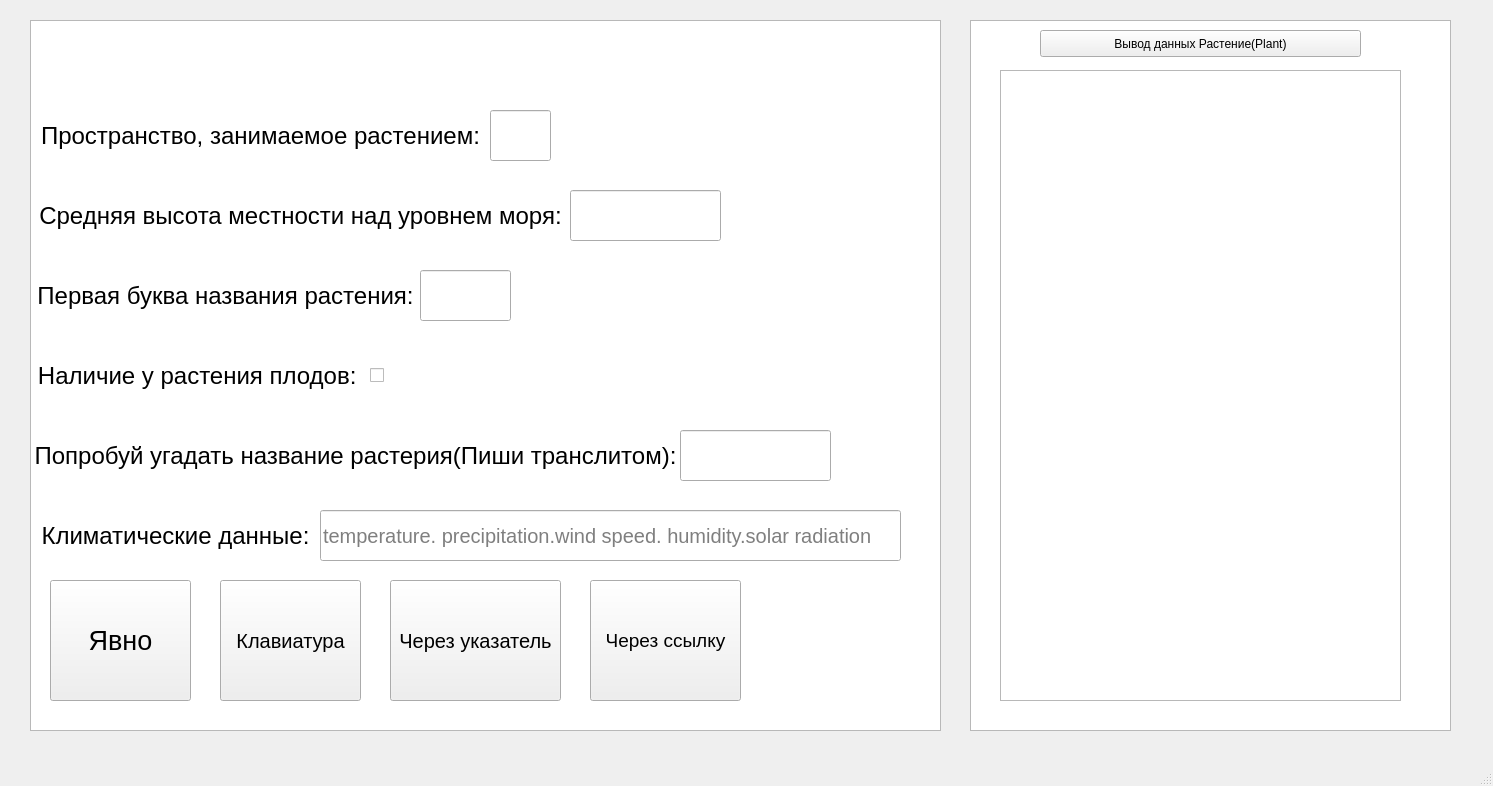
<?xml version="1.0" encoding="UTF-8"?>
<ui version="4.0">
 <class>MainWindow</class>
 <widget class="QMainWindow" name="MainWindow">
  <property name="geometry">
   <rect>
    <x>0</x>
    <y>0</y>
    <width>1493</width>
    <height>786</height>
   </rect>
  </property>
  <property name="windowTitle">
   <string>MainWindow</string>
  </property>
  <widget class="QWidget" name="centralwidget">
   <widget class="QListWidget" name="listWidget">
    <property name="geometry">
     <rect>
      <x>30</x>
      <y>20</y>
      <width>911</width>
      <height>711</height>
     </rect>
    </property>
   </widget>
   <widget class="QTextEdit" name="outputText">
    <property name="geometry">
     <rect>
      <x>1000</x>
      <y>70</y>
      <width>401</width>
      <height>631</height>
     </rect>
    </property>
   </widget>
   <widget class="QListWidget" name="listWidget_2">
    <property name="geometry">
     <rect>
      <x>970</x>
      <y>20</y>
      <width>481</width>
      <height>711</height>
     </rect>
    </property>
   </widget>
   <widget class="QLineEdit" name="nameInput">
    <property name="geometry">
     <rect>
      <x>680</x>
      <y>430</y>
      <width>151</width>
      <height>51</height>
     </rect>
    </property>
    <property name="font">
     <font>
      <pointsize>15</pointsize>
     </font>
    </property>
   </widget>
   <widget class="QLineEdit" name="areaInput">
    <property name="geometry">
     <rect>
      <x>490</x>
      <y>110</y>
      <width>61</width>
      <height>51</height>
     </rect>
    </property>
    <property name="font">
     <font>
      <pointsize>15</pointsize>
     </font>
    </property>
   </widget>
   <widget class="QLineEdit" name="heightInput">
    <property name="geometry">
     <rect>
      <x>570</x>
      <y>190</y>
      <width>151</width>
      <height>51</height>
     </rect>
    </property>
    <property name="font">
     <font>
      <pointsize>15</pointsize>
     </font>
    </property>
   </widget>
   <widget class="QLineEdit" name="firstLetterInput">
    <property name="geometry">
     <rect>
      <x>420</x>
      <y>270</y>
      <width>91</width>
      <height>51</height>
     </rect>
    </property>
    <property name="font">
     <font>
      <pointsize>15</pointsize>
     </font>
    </property>
   </widget>
   <widget class="QLineEdit" name="climateDataInput">
    <property name="geometry">
     <rect>
      <x>320</x>
      <y>510</y>
      <width>581</width>
      <height>51</height>
     </rect>
    </property>
    <property name="font">
     <font>
      <pointsize>15</pointsize>
     </font>
    </property>
    <property name="text">
     <string/>
    </property>
    <property name="placeholderText">
     <string>temperature. precipitation.wind speed. humidity.solar radiation</string>
    </property>
   </widget>
   <widget class="QPushButton" name="explicitInit">
    <property name="geometry">
     <rect>
      <x>50</x>
      <y>580</y>
      <width>141</width>
      <height>121</height>
     </rect>
    </property>
    <property name="font">
     <font>
      <pointsize>20</pointsize>
     </font>
    </property>
    <property name="text">
     <string>Явно</string>
    </property>
   </widget>
   <widget class="QLabel" name="label_7">
    <property name="geometry">
     <rect>
      <x>30</x>
      <y>120</y>
      <width>461</width>
      <height>31</height>
     </rect>
    </property>
    <property name="font">
     <font>
      <pointsize>18</pointsize>
     </font>
    </property>
    <property name="text">
     <string>Пространство, занимаемое растением:</string>
    </property>
    <property name="alignment">
     <set>Qt::AlignCenter</set>
    </property>
   </widget>
   <widget class="QLabel" name="label_8">
    <property name="geometry">
     <rect>
      <x>0</x>
      <y>280</y>
      <width>451</width>
      <height>31</height>
     </rect>
    </property>
    <property name="font">
     <font>
      <pointsize>18</pointsize>
     </font>
    </property>
    <property name="text">
     <string>Первая буква названия растения:</string>
    </property>
    <property name="alignment">
     <set>Qt::AlignCenter</set>
    </property>
   </widget>
   <widget class="QLabel" name="label_9">
    <property name="geometry">
     <rect>
      <x>-60</x>
      <y>360</y>
      <width>521</width>
      <height>31</height>
     </rect>
    </property>
    <property name="font">
     <font>
      <pointsize>18</pointsize>
     </font>
    </property>
    <property name="text">
     <string>Наличие у растения плодов: </string>
    </property>
    <property name="alignment">
     <set>Qt::AlignCenter</set>
    </property>
   </widget>
   <widget class="QLabel" name="label_10">
    <property name="geometry">
     <rect>
      <x>30</x>
      <y>200</y>
      <width>541</width>
      <height>31</height>
     </rect>
    </property>
    <property name="font">
     <font>
      <pointsize>18</pointsize>
     </font>
    </property>
    <property name="text">
     <string>Средняя высота местности над уровнем моря:</string>
    </property>
    <property name="alignment">
     <set>Qt::AlignCenter</set>
    </property>
   </widget>
   <widget class="QLabel" name="label_11">
    <property name="geometry">
     <rect>
      <x>20</x>
      <y>520</y>
      <width>311</width>
      <height>31</height>
     </rect>
    </property>
    <property name="font">
     <font>
      <pointsize>18</pointsize>
     </font>
    </property>
    <property name="text">
     <string>Климатические данные:</string>
    </property>
    <property name="alignment">
     <set>Qt::AlignCenter</set>
    </property>
   </widget>
   <widget class="QLabel" name="label_12">
    <property name="geometry">
     <rect>
      <x>30</x>
      <y>440</y>
      <width>651</width>
      <height>31</height>
     </rect>
    </property>
    <property name="font">
     <font>
      <pointsize>18</pointsize>
     </font>
    </property>
    <property name="text">
     <string>Попробуй угадать название растерия(Пиши транслитом):</string>
    </property>
    <property name="alignment">
     <set>Qt::AlignCenter</set>
    </property>
   </widget>
   <widget class="QPushButton" name="userInput">
    <property name="geometry">
     <rect>
      <x>220</x>
      <y>580</y>
      <width>141</width>
      <height>121</height>
     </rect>
    </property>
    <property name="font">
     <font>
      <pointsize>15</pointsize>
     </font>
    </property>
    <property name="text">
     <string>Клавиатура</string>
    </property>
   </widget>
   <widget class="QPushButton" name="pointerInit">
    <property name="geometry">
     <rect>
      <x>390</x>
      <y>580</y>
      <width>171</width>
      <height>121</height>
     </rect>
    </property>
    <property name="font">
     <font>
      <pointsize>15</pointsize>
     </font>
    </property>
    <property name="text">
     <string>Через указатель</string>
    </property>
   </widget>
   <widget class="QPushButton" name="referenceInit">
    <property name="geometry">
     <rect>
      <x>590</x>
      <y>580</y>
      <width>151</width>
      <height>121</height>
     </rect>
    </property>
    <property name="font">
     <font>
      <pointsize>14</pointsize>
     </font>
    </property>
    <property name="text">
     <string>Через ссылку</string>
    </property>
   </widget>
   <widget class="QPushButton" name="print">
    <property name="geometry">
     <rect>
      <x>1040</x>
      <y>30</y>
      <width>321</width>
      <height>27</height>
     </rect>
    </property>
    <property name="text">
     <string>Вывод данных Растение(Plant)</string>
    </property>
   </widget>
   <widget class="QCheckBox" name="coastInput">
    <property name="geometry">
     <rect>
      <x>370</x>
      <y>360</y>
      <width>101</width>
      <height>31</height>
     </rect>
    </property>
    <property name="font">
     <font>
      <pointsize>11</pointsize>
     </font>
    </property>
    <property name="text">
     <string/>
    </property>
    <property name="iconSize">
     <size>
      <width>16</width>
      <height>16</height>
     </size>
    </property>
   </widget>
   <zorder>listWidget_2</zorder>
   <zorder>listWidget</zorder>
   <zorder>outputText</zorder>
   <zorder>nameInput</zorder>
   <zorder>areaInput</zorder>
   <zorder>heightInput</zorder>
   <zorder>firstLetterInput</zorder>
   <zorder>climateDataInput</zorder>
   <zorder>explicitInit</zorder>
   <zorder>label_7</zorder>
   <zorder>label_8</zorder>
   <zorder>label_9</zorder>
   <zorder>label_10</zorder>
   <zorder>label_11</zorder>
   <zorder>label_12</zorder>
   <zorder>userInput</zorder>
   <zorder>pointerInit</zorder>
   <zorder>referenceInit</zorder>
   <zorder>print</zorder>
   <zorder>coastInput</zorder>
  </widget>
  <widget class="QMenuBar" name="menubar">
   <property name="geometry">
    <rect>
     <x>0</x>
     <y>0</y>
     <width>1493</width>
     <height>22</height>
    </rect>
   </property>
  </widget>
  <widget class="QStatusBar" name="statusbar"/>
 </widget>
 <resources/>
 <connections/>
</ui>
